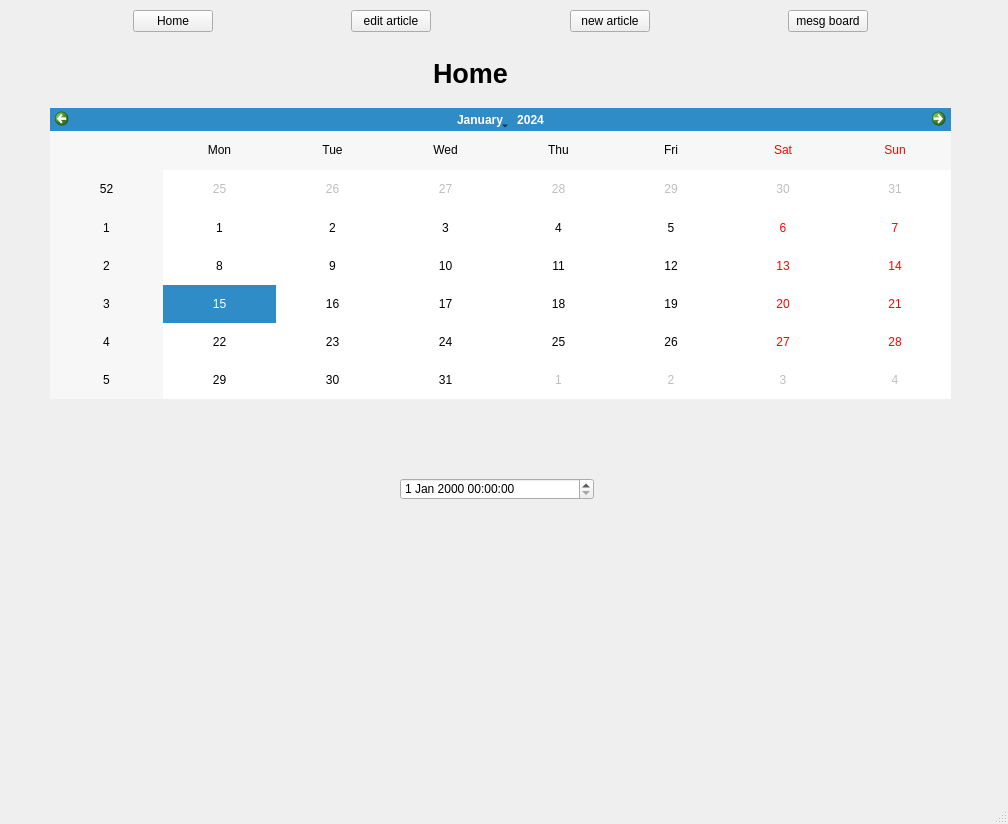
<?xml version="1.0" encoding="UTF-8"?>
<ui version="4.0">
 <class>MainWindow</class>
 <widget class="QMainWindow" name="MainWindow">
  <property name="geometry">
   <rect>
    <x>0</x>
    <y>0</y>
    <width>1008</width>
    <height>824</height>
   </rect>
  </property>
  <property name="windowTitle">
   <string>MainWindow</string>
  </property>
  <widget class="QWidget" name="centralwidget">
   <widget class="QWidget" name="layoutWidget">
    <property name="geometry">
     <rect>
      <x>0</x>
      <y>10</y>
      <width>1001</width>
      <height>761</height>
     </rect>
    </property>
    <layout class="QVBoxLayout" name="verticalLayout">
     <item>
      <layout class="QHBoxLayout" name="horizontalLayout">
       <item>
        <spacer name="horizontalSpacer_4">
         <property name="orientation">
          <enum>Qt::Horizontal</enum>
         </property>
         <property name="sizeHint" stdset="0">
          <size>
           <width>40</width>
           <height>20</height>
          </size>
         </property>
        </spacer>
       </item>
       <item>
        <widget class="QPushButton" name="home_page_btn">
         <property name="text">
          <string>Home</string>
         </property>
        </widget>
       </item>
       <item>
        <spacer name="horizontalSpacer">
         <property name="orientation">
          <enum>Qt::Horizontal</enum>
         </property>
         <property name="sizeType">
          <enum>QSizePolicy::MinimumExpanding</enum>
         </property>
         <property name="sizeHint" stdset="0">
          <size>
           <width>40</width>
           <height>20</height>
          </size>
         </property>
        </spacer>
       </item>
       <item>
        <widget class="QPushButton" name="edit_page_btn">
         <property name="text">
          <string>edit article</string>
         </property>
        </widget>
       </item>
       <item>
        <spacer name="horizontalSpacer_2">
         <property name="orientation">
          <enum>Qt::Horizontal</enum>
         </property>
         <property name="sizeHint" stdset="0">
          <size>
           <width>40</width>
           <height>20</height>
          </size>
         </property>
        </spacer>
       </item>
       <item>
        <widget class="QPushButton" name="new_page_btn">
         <property name="text">
          <string>new article</string>
         </property>
        </widget>
       </item>
       <item>
        <spacer name="horizontalSpacer_3">
         <property name="orientation">
          <enum>Qt::Horizontal</enum>
         </property>
         <property name="sizeHint" stdset="0">
          <size>
           <width>40</width>
           <height>20</height>
          </size>
         </property>
        </spacer>
       </item>
       <item>
        <widget class="QPushButton" name="board_page_btn">
         <property name="text">
          <string>mesg board</string>
         </property>
        </widget>
       </item>
       <item>
        <spacer name="horizontalSpacer_5">
         <property name="orientation">
          <enum>Qt::Horizontal</enum>
         </property>
         <property name="sizeHint" stdset="0">
          <size>
           <width>40</width>
           <height>20</height>
          </size>
         </property>
        </spacer>
       </item>
      </layout>
     </item>
     <item>
      <widget class="QStackedWidget" name="main_stacked_widget">
       <property name="currentIndex">
        <number>0</number>
       </property>
       <widget class="QWidget" name="page">
        <widget class="QLabel" name="home_title_label">
         <property name="geometry">
          <rect>
           <x>430</x>
           <y>20</y>
           <width>81</width>
           <height>31</height>
          </rect>
         </property>
         <property name="text">
          <string>&lt;html&gt;&lt;head/&gt;&lt;body&gt;&lt;p align=&quot;center&quot;&gt;&lt;span style=&quot; font-size:20pt; font-weight:600;&quot;&gt;Home&lt;/span&gt;&lt;/p&gt;&lt;/body&gt;&lt;/html&gt;</string>
         </property>
        </widget>
        <widget class="QCalendarWidget" name="home_calendar">
         <property name="geometry">
          <rect>
           <x>50</x>
           <y>70</y>
           <width>901</width>
           <height>291</height>
          </rect>
         </property>
        </widget>
        <widget class="QDateTimeEdit" name="home_date_time_edit">
         <property name="geometry">
          <rect>
           <x>400</x>
           <y>440</y>
           <width>194</width>
           <height>22</height>
          </rect>
         </property>
        </widget>
       </widget>
       <widget class="QWidget" name="page_2">
        <widget class="QTextEdit" name="edit_text_edit">
         <property name="geometry">
          <rect>
           <x>230</x>
           <y>50</y>
           <width>761</width>
           <height>661</height>
          </rect>
         </property>
        </widget>
        <widget class="QWidget" name="layoutWidget_2">
         <property name="geometry">
          <rect>
           <x>600</x>
           <y>10</y>
           <width>371</width>
           <height>31</height>
          </rect>
         </property>
         <layout class="QHBoxLayout" name="horizontalLayout_4">
          <item>
           <widget class="QPushButton" name="edit_out_btn">
            <property name="text">
             <string>Out</string>
            </property>
           </widget>
          </item>
          <item>
           <spacer name="horizontalSpacer_12">
            <property name="orientation">
             <enum>Qt::Horizontal</enum>
            </property>
            <property name="sizeType">
             <enum>QSizePolicy::Fixed</enum>
            </property>
            <property name="sizeHint" stdset="0">
             <size>
              <width>30</width>
              <height>20</height>
             </size>
            </property>
           </spacer>
          </item>
          <item>
           <widget class="QPushButton" name="edit_preview_btn">
            <property name="text">
             <string>preview</string>
            </property>
           </widget>
          </item>
          <item>
           <spacer name="horizontalSpacer_7">
            <property name="orientation">
             <enum>Qt::Horizontal</enum>
            </property>
            <property name="sizeType">
             <enum>QSizePolicy::Fixed</enum>
            </property>
            <property name="sizeHint" stdset="0">
             <size>
              <width>30</width>
              <height>20</height>
             </size>
            </property>
           </spacer>
          </item>
          <item>
           <widget class="QPushButton" name="edit_issue_btn">
            <property name="text">
             <string>issue</string>
            </property>
           </widget>
          </item>
          <item>
           <spacer name="horizontalSpacer_8">
            <property name="orientation">
             <enum>Qt::Horizontal</enum>
            </property>
            <property name="sizeType">
             <enum>QSizePolicy::Fixed</enum>
            </property>
            <property name="sizeHint" stdset="0">
             <size>
              <width>30</width>
              <height>20</height>
             </size>
            </property>
           </spacer>
          </item>
          <item>
           <widget class="QPushButton" name="edit_delete_btn">
            <property name="text">
             <string>delete</string>
            </property>
           </widget>
          </item>
         </layout>
        </widget>
        <widget class="QWidget" name="layoutWidget_3">
         <property name="geometry">
          <rect>
           <x>230</x>
           <y>10</y>
           <width>351</width>
           <height>31</height>
          </rect>
         </property>
         <layout class="QHBoxLayout" name="horizontalLayout_5">
          <item>
           <widget class="QLabel" name="edit_title_label">
            <property name="text">
             <string>*Title:</string>
            </property>
           </widget>
          </item>
          <item>
           <widget class="QLineEdit" name="edit_title_line_edit"/>
          </item>
         </layout>
        </widget>
        <widget class="QLabel" name="edit_list_label">
         <property name="geometry">
          <rect>
           <x>20</x>
           <y>10</y>
           <width>181</width>
           <height>31</height>
          </rect>
         </property>
         <property name="text">
          <string>&lt;html&gt;&lt;head/&gt;&lt;body&gt;&lt;p&gt;&lt;span style=&quot; font-size:10pt; font-weight:600;&quot;&gt;Articles...&lt;/span&gt;&lt;/p&gt;&lt;/body&gt;&lt;/html&gt;</string>
         </property>
        </widget>
        <widget class="Line" name="line">
         <property name="geometry">
          <rect>
           <x>210</x>
           <y>-10</y>
           <width>20</width>
           <height>741</height>
          </rect>
         </property>
         <property name="orientation">
          <enum>Qt::Vertical</enum>
         </property>
        </widget>
        <widget class="QListWidget" name="edit_list_widget">
         <property name="geometry">
          <rect>
           <x>10</x>
           <y>50</y>
           <width>200</width>
           <height>661</height>
          </rect>
         </property>
        </widget>
       </widget>
       <widget class="QWidget" name="page_3">
        <widget class="QWidget" name="layoutWidget">
         <property name="geometry">
          <rect>
           <x>10</x>
           <y>10</y>
           <width>371</width>
           <height>31</height>
          </rect>
         </property>
         <layout class="QHBoxLayout" name="horizontalLayout_2">
          <item>
           <widget class="QLabel" name="new_title_label">
            <property name="text">
             <string>*Title:</string>
            </property>
           </widget>
          </item>
          <item>
           <widget class="QLineEdit" name="new_title_line_edit"/>
          </item>
         </layout>
        </widget>
        <widget class="QTextEdit" name="new_text_edit">
         <property name="geometry">
          <rect>
           <x>10</x>
           <y>50</y>
           <width>981</width>
           <height>661</height>
          </rect>
         </property>
        </widget>
        <widget class="QWidget" name="layoutWidget">
         <property name="geometry">
          <rect>
           <x>420</x>
           <y>10</y>
           <width>551</width>
           <height>31</height>
          </rect>
         </property>
         <layout class="QHBoxLayout" name="horizontalLayout_3">
          <item>
           <widget class="QPushButton" name="new_save_btn">
            <property name="text">
             <string>Save</string>
            </property>
           </widget>
          </item>
          <item>
           <spacer name="horizontalSpacer_11">
            <property name="orientation">
             <enum>Qt::Horizontal</enum>
            </property>
            <property name="sizeType">
             <enum>QSizePolicy::Fixed</enum>
            </property>
            <property name="sizeHint" stdset="0">
             <size>
              <width>40</width>
              <height>20</height>
             </size>
            </property>
           </spacer>
          </item>
          <item>
           <widget class="QPushButton" name="new_open_btn">
            <property name="text">
             <string>Open...</string>
            </property>
           </widget>
          </item>
          <item>
           <spacer name="horizontalSpacer_9">
            <property name="orientation">
             <enum>Qt::Horizontal</enum>
            </property>
            <property name="sizeType">
             <enum>QSizePolicy::Fixed</enum>
            </property>
            <property name="sizeHint" stdset="0">
             <size>
              <width>40</width>
              <height>20</height>
             </size>
            </property>
           </spacer>
          </item>
          <item>
           <widget class="QPushButton" name="new_clear_btn">
            <property name="text">
             <string>Clear</string>
            </property>
           </widget>
          </item>
          <item>
           <spacer name="horizontalSpacer_10">
            <property name="orientation">
             <enum>Qt::Horizontal</enum>
            </property>
            <property name="sizeType">
             <enum>QSizePolicy::Fixed</enum>
            </property>
            <property name="sizeHint" stdset="0">
             <size>
              <width>40</width>
              <height>20</height>
             </size>
            </property>
           </spacer>
          </item>
          <item>
           <widget class="QPushButton" name="new_preview_btn">
            <property name="text">
             <string>Preview</string>
            </property>
           </widget>
          </item>
          <item>
           <spacer name="horizontalSpacer_6">
            <property name="orientation">
             <enum>Qt::Horizontal</enum>
            </property>
            <property name="sizeType">
             <enum>QSizePolicy::Fixed</enum>
            </property>
            <property name="sizeHint" stdset="0">
             <size>
              <width>40</width>
              <height>20</height>
             </size>
            </property>
           </spacer>
          </item>
          <item>
           <widget class="QPushButton" name="new_issue_btn">
            <property name="text">
             <string>Issue</string>
            </property>
           </widget>
          </item>
         </layout>
        </widget>
       </widget>
       <widget class="QWidget" name="page_4">
        <widget class="QTextBrowser" name="mesg_board_text_browser">
         <property name="geometry">
          <rect>
           <x>10</x>
           <y>70</y>
           <width>981</width>
           <height>641</height>
          </rect>
         </property>
        </widget>
        <widget class="QLabel" name="mesg_board_label">
         <property name="geometry">
          <rect>
           <x>340</x>
           <y>10</y>
           <width>251</width>
           <height>41</height>
          </rect>
         </property>
         <property name="text">
          <string>&lt;html&gt;&lt;head/&gt;&lt;body&gt;&lt;p align=&quot;center&quot;&gt;&lt;span style=&quot; font-size:20pt; font-weight:600;&quot;&gt;Message Board&lt;/span&gt;&lt;/p&gt;&lt;/body&gt;&lt;/html&gt;</string>
         </property>
        </widget>
        <widget class="QPushButton" name="mesg_board_btn">
         <property name="geometry">
          <rect>
           <x>860</x>
           <y>20</y>
           <width>81</width>
           <height>28</height>
          </rect>
         </property>
         <property name="text">
          <string>Refresh</string>
         </property>
        </widget>
       </widget>
      </widget>
     </item>
    </layout>
   </widget>
  </widget>
  <widget class="QMenuBar" name="menubar">
   <property name="geometry">
    <rect>
     <x>0</x>
     <y>0</y>
     <width>1008</width>
     <height>26</height>
    </rect>
   </property>
  </widget>
  <widget class="QStatusBar" name="statusbar"/>
 </widget>
 <resources/>
 <connections/>
</ui>
